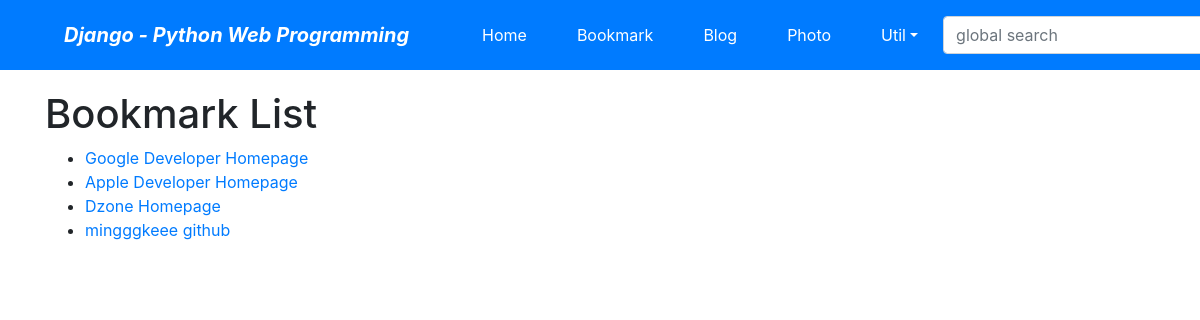
Screenshot of /bookmark/ with the database file from the repository.
### bookmark/models.py (models this page shows)
class Bookmark(models.Model):
    title = models.CharField(max_length=100, blank=True) # varchar(100)
    url = models.URLField(unique=True) # 중복되면 안되니까 unique 특성 주기
    def __str__(self):
        return self.title

### bookmark/views.py (the view)
# urls.py: path('', BookmarkLV.as_view(), name='index'),
class BookmarkLV(ListView):
    model = Bookmark

### bookmark/templates/bookmark/bookmark_list.html (shortened to what this page needs)
{% extends 'base.html' %}
{% block content %}
<h1>Bookmark List</h1>
<ul>
{% for bookmark in object_list %}
    <li><a href="/bookmark/{{ bookmark.id }}">{{ bookmark }}</a></li>
</ul>
{% endblock %}

### rows the page displays
Bookmark: title "Google Developer Homepage"
Bookmark: title "Apple Developer Homepage"
Bookmark: title "Dzone Homepage"
Bookmark: title "mingggkeee github"
